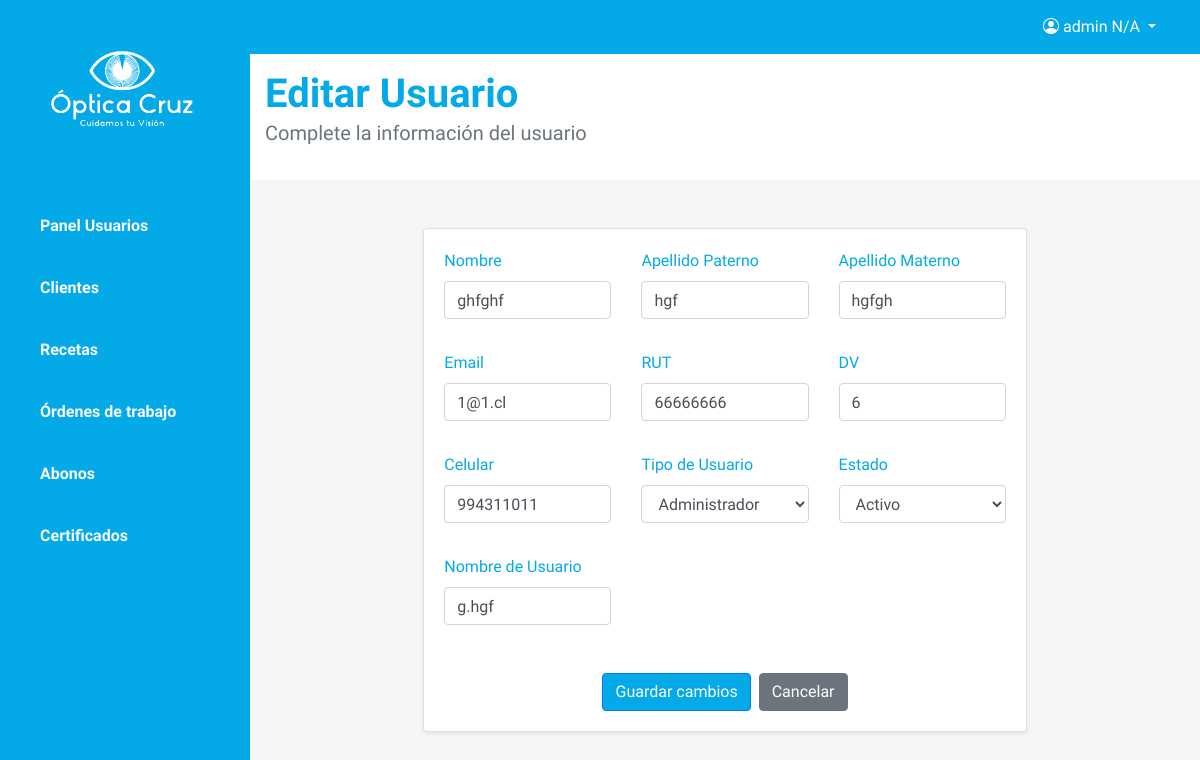
The app's page /usuarios/68/update/ (signed in) with its own data.
### optica/models.py (models this page shows, shortened)
class CustomUser(AbstractUser):
    first_name = models.CharField(max_length=30, verbose_name="Nombre")
    ap_paterno = models.CharField(max_length=30, verbose_name="Apellido Paterno")
    ap_materno = models.CharField(max_length=30, verbose_name="Apellido Materno")
    email = models.EmailField(unique=True, verbose_name="Email")
    rut = models.CharField(max_length=8, verbose_name="RUN")
    dv = models.CharField(max_length=1, verbose_name="DV")
    celular = models.CharField(max_length=9, verbose_name="Celular")
    user_type = models.PositiveSmallIntegerField(choices=[(1, 'Administrador'), (2, 'Atendedor'), (3, 'Técnico')], verbose_name="Tipo de Usuario")
    objects = CustomUserManager()

### optica/views.py (the view, shortened to what this page needs)
# urls.py: path('usuarios/<int:pk>/update/', UsuarioUpdateView.as_view(), name='usuario_edit'),
class UsuarioUpdateView(LoginRequiredMixin, UserPassesTestMixin, SuccessMessageMixin, generic.UpdateView):
    model = CustomUser
    form_class = CustomUserChangeForm
    template_name = 'optica/usuario_form.html'
    success_url = reverse_lazy('usuario_list')
    success_message = "Usuario {username} actualizado con éxito."
    def get_context_data(self, **kwargs):
        context = super().get_context_data(**kwargs)
        context['form_title'] = 'Editar Usuario'
        context['is_edit'] = True
        return context
    def test_func(self):
        return self.request.user.is_authenticated and self.request.user.user_type == 1  # Solo Administrador

### optica/templates/optica/usuario_form.html (shortened to what this page needs)
{% extends 'optica/base.html' %}
{% load crispy_forms_tags %}
{% block content %}
<div id="content" class="bg-grey w-100">
    <section class="bg-light py-3">
        <div class="container">
            <div class="row">
                <div class="col-lg-9 col-md-8">
                    <h1 class="font-weight-bold mb-0">{{ form_title }}</h1>
                    <p class="lead text-muted">Complete la información del usuario</p>
                </div>
            </div>
        </div>
    </section>
    <div class="container mt-5">
        <div class="row justify-content-center mt-4">
            <div class="col-lg-8 mb-4">
                <div class="card shadow-sm">
                    <div class="card-body">
                        <form method="post">
                            <div class="row">
                                {% for field in form %}
                                    <div class="col-md-4 mb-3">
                                        <div class="form-group">
                                            {{ field.label_tag|cut:":" }}
                                            {{ field }}
                                        </div>
                                    </div>
                                {% endfor %}
                            </div>
                            <div class="d-flex justify-content-center mt-3">
                                <button type="submit" class="btn btn-primary">
                                    {% if is_edit %}
                                        Guardar cambios
                                    {% else %}
                                        Crear usuario
                                    {% endif %}
                                </button>
                                <a href="{% url 'usuario_list' %}" class="btn btn-secondary ml-2">Cancelar</a>
                            </div>
                        </form>
                    </div>
                </div>
            </div>
        </div>
    </div>
</div>
{% endblock %}

### optica/templates/optica/base.html (shortened to what this page needs)
{% load static %}
<!DOCTYPE html>
<html lang="es">
<head>
    <link rel="stylesheet" href="https://cdnjs.cloudflare.com/ajax/libs/toastr.js/latest/toastr.min.css">
    <link rel="stylesheet" href="https://stackpath.bootstrapcdn.com/bootstrap/4.3.1/css/bootstrap.min.css"
>
    <link rel="stylesheet" href="{% static 'bootstrap/css/styles.css' %}">
    <link href="https://unpkg.com/ionicons@4.5.10-0/dist/css/ionicons.min.css" rel="stylesheet">
    <link href="https://cdn.jsdelivr.net/npm/bootstrap-icons/font/bootstrap-icons.css" rel="stylesheet">
</head>
<body>
    <div class="d-flex" id="content-wrapper" style="min-height: 100vh;">
        <div id="sidebar-container" class="bg-primary" style="min-height: 100vh;">
            <div class="logo">
                <a href="{% url 'cliente_list' %}">
                    <img src="{% static '/images/Optica_Cruz_Blanco.png' %}" alt="Descripción de la imagen"
                        style="width: 180px; height: auto;">
                </a>
            </div>
            <div class="menu">
                <a href="{% url 'usuario_list' %}" class="d-block text-light p-3 border-0"> Panel Usuarios</a>
                <a href="{% url 'cliente_list' %}" class="d-block text-light p-3 border-0"> Clientes</a>
                <a href="{% url 'receta_list' %}" class="d-block text-light p-3 border-0"> Recetas</a>
                <a href="{% url 'ordenTrabajo_list' %}" class="d-block text-light p-3 border-0"> Órdenes de trabajo</a>
                <a href="#" class="d-block text-light p-3 border-0"> Abonos</a>
                <a href="#" class="d-block text-light p-3 border-0"> Certificados</a>
            </div>
        </div>
        <div id="content" class="w-100">
            <nav class="navbar navbar-expand-lg navbar-custom">
                <div class="container-fluid">
                    <div class="ml-auto">
                        {% if user.is_authenticated %}
                        <div class="dropdown">
                            <button class="btn btn-link dropdown-toggle text-white" type="button" id="userDropdown"
                                data-toggle="dropdown" aria-haspopup="true" aria-expanded="false">
                                <i class="bi bi-person-circle"></i> {{ user.first_name }} {{ user.ap_paterno }}
                            </button>
                        </div>
                        {% else %}
                        <a class="nav-link text-white" href="{% url 'login' %}">Iniciar sesión</a>
                        {% endif %}
                    </div>
                </div>
            </nav>
            {% block content %}{% endblock %}
        </div>
    </div>
</body>
</html>

### optica/templates/optica/base.html (style rules this page uses)
#sidebar-container { position: fixed; left: 0; top: 0; height: 100vh; width: 250px; z-index: 1050; background: #03aae7; transition: transform 0.3s ease; transform: translateX(-100%); }
#content-wrapper { margin-left: 0; transition: margin-left 0.3s ease; }
@media (min-width: 992px) { #sidebar-container { transform: translateX(0); } }
@media (min-width: 992px) { #content-wrapper { margin-left: 250px; } }
.navbar-custom { background-color: #03aae7; }

### optica/templates/optica/usuario_form.html (style rules this page uses)
.form-group label { font-weight: normal; }
.form-control { border-radius: 0.25rem; }

### records on screen
CustomUser: first_name "admin", ap_paterno "N/A"
CustomUser: form "ghfghf" "hgf" "hgfgh" "1@1.cl" "66666666" "6" "994311011" "Administrador" "Activo" "g.hgf"

### other values on screen
{{ field.label_tag|cut:":" }} "Nombre" "Apellido Paterno" "Apellido Materno" "Email" "RUT" "DV" "Celular" "Tipo de Usuario" "Estado" "Nombre de Usuario"
